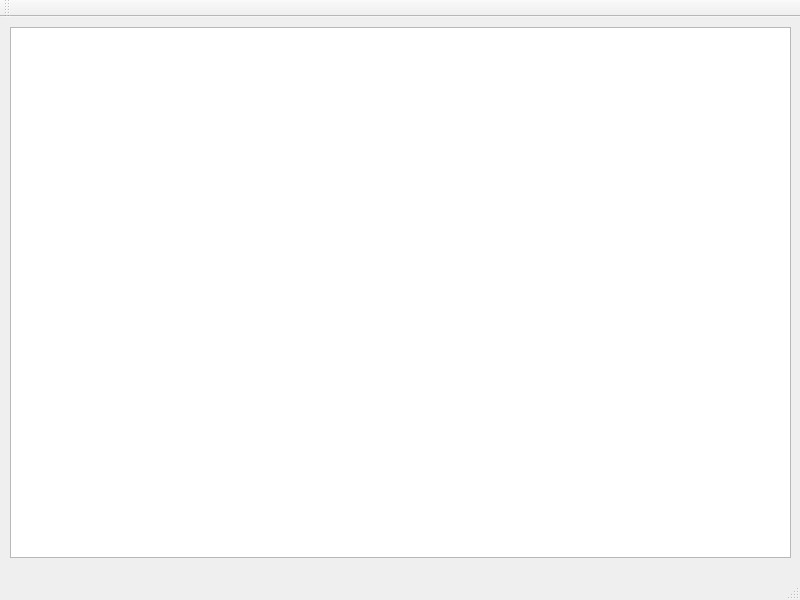
<?xml version="1.0" encoding="UTF-8"?>
<ui version="4.0">
 <class>MainWindow</class>
 <widget class="QMainWindow" name="MainWindow">
  <property name="geometry">
   <rect>
    <x>0</x>
    <y>0</y>
    <width>800</width>
    <height>600</height>
   </rect>
  </property>
  <property name="windowTitle">
   <string>MainWindow</string>
  </property>
  <widget class="QWidget" name="centralWidget">
   <widget class="QTextEdit" name="textEdit">
    <property name="geometry">
     <rect>
      <x>10</x>
      <y>10</y>
      <width>781</width>
      <height>531</height>
     </rect>
    </property>
   </widget>
  </widget>
  <widget class="QMenuBar" name="menuBar">
   <property name="geometry">
    <rect>
     <x>0</x>
     <y>0</y>
     <width>800</width>
     <height>22</height>
    </rect>
   </property>
  </widget>
  <widget class="QToolBar" name="mainToolBar">
   <attribute name="toolBarArea">
    <enum>TopToolBarArea</enum>
   </attribute>
   <attribute name="toolBarBreak">
    <bool>false</bool>
   </attribute>
  </widget>
  <widget class="QStatusBar" name="statusBar"/>
 </widget>
 <layoutdefault spacing="6" margin="11"/>
 <resources/>
 <connections/>
</ui>
